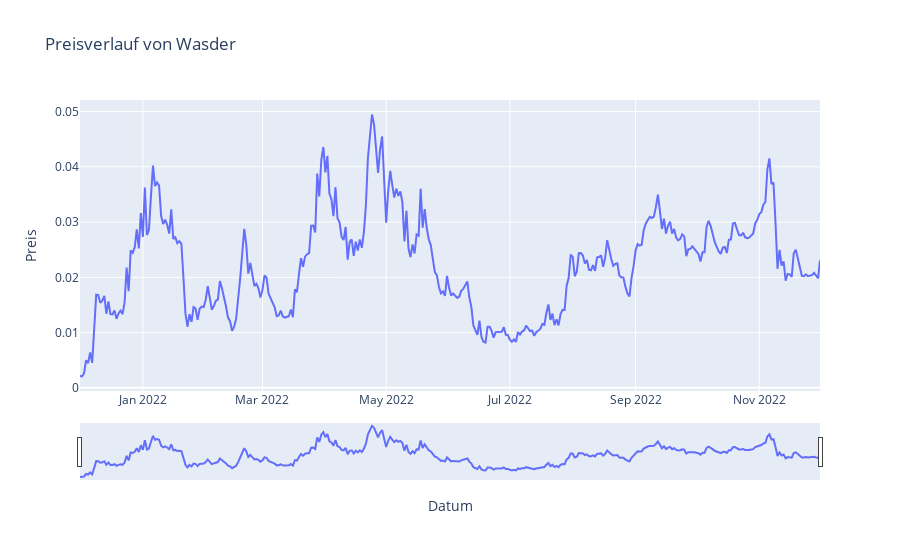

The code cell stored with this chart in its notebook:
### Markdown cell above
## Finale Ausgabe der Abfrage
1. Ermitteln der Benutzerabsicht
2. Verabeiten der Dialogflow response
3. Antwort des Chatbots in Konsole ausgeben

### Code cell
detect_intent_result = detected_intent("Was ist der aktuelle Bitcoin preis")
result = parse_intent_response(detect_intent_result)
print_result_to_console(result)

### Figure 1 — Plotly figure (JSON) as saved in the notebook; plotly's stock layout.template omitted (floating-point values rounded to 4 significant figures; data arrays with more than 128 entries replaced by an {"elided": "..."} marker saying what was removed)
{"data": [{"hovertemplate": "Datum=%{x}<br>Preis=%{y}<extra></extra>", "legendgroup": "", "line": {"color": "#636efa", "dash": "solid"}, "marker": {"symbol": "circle"}, "mode": "lines", "name": "", "orientation": "v", "showlegend": false, "type": "scatter", "x": {"elided": "366 str values"}, "xaxis": "x", "y": {"elided": "366 float values"}, "yaxis": "y"}], "layout": {"legend": {"tracegroupgap": 0}, "title": {"text": "Preisverlauf von Wasder"}, "xaxis": {"anchor": "y", "domain": [0, 1], "rangeslider": {"visible": true}, "title": {"text": "Datum"}}, "yaxis": {"anchor": "x", "domain": [0, 1], "title": {"text": "Preis"}}}}
